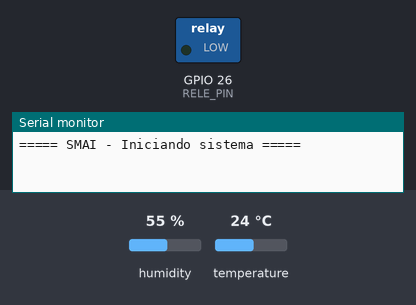
A sketch run on a simulated ESP32. Shown: switched loads named in the sketch (green lamp = pin HIGH), the last lines printed to the serial monitor. Inputs (shaded band) come from the test bench; at power-on: humidity 55 %, temperature 24 °C. WiFi joins after 1.5 s; servers stay silent unless stated. At 4.9 s the program puts the board to deep sleep or switches it off; the recording ends there.

Above: at 0.1 s.
At 2.1 s:
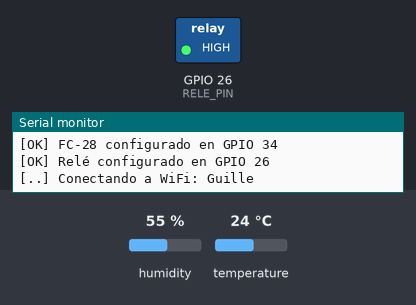
Timing chart, 0 to 3.6 s (numbered marks = the images above):
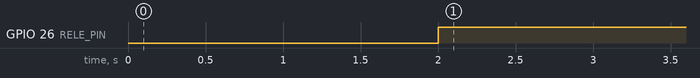

Measured:
- by itself, GPIO 26 (RELE_PIN): LOW → HIGH at 2.0 s

The sketch:

smai_esp32.ino
```cpp
#include <WiFi.h>
#include <FirebaseESP32.h>
#include <DHT.h>
#include <ArduinoJson.h>
#include <time.h>
#include <esp_sleep.h>

// -------------------------------------------------------
// CONFIGURACIÓN
// -------------------------------------------------------
#define WIFI_SSID              "Guille"
#define WIFI_PASSWORD          "12345678"

#define FIREBASE_WEB_API_KEY   "AIzaSyDygvyiBUM2Evi7YlUXZK9Gr7IziZ9tIG4"
#define FIREBASE_DATABASE_URL  "https://smai-8a03b-default-rtdb.firebaseio.com/"
#define FIREBASE_USER_EMAIL    "esp32@smai.local"
#define FIREBASE_USER_PASSWORD "123456"
// -------------------------------------------------------

// Pines
#define DHT_PIN         4
#define DHT_TYPE        DHT11
#define SOIL_PIN        34
#define RELE_PIN        26

#define RELE_ACTIVO_ALTO false
#define INTERVALO_MS    30000

FirebaseData firebaseData;
FirebaseConfig firebaseConfig;
FirebaseAuth firebaseAuth;
DHT dht(DHT_PIN, DHT_TYPE);

RTC_DATA_ATTR int contadorLecturas = 0;

void escribirRele(bool activo) {
  if (RELE_ACTIVO_ALTO) {
    digitalWrite(RELE_PIN, activo ? HIGH : LOW);
  } else {
    digitalWrite(RELE_PIN, activo ? LOW : HIGH);
  }
}

void dormirHastaProximoCiclo() {
  Serial.println("[SLEEP] Entrando en deep sleep por " + String(INTERVALO_MS / 1000) + " segundos");
  Serial.flush();

  esp_sleep_enable_timer_wakeup((uint64_t)INTERVALO_MS * 1000ULL);
  esp_deep_sleep_start();
}

void marcarRiegoActivo(int duracionMin) {
  Firebase.setBool(firebaseData, "/smai/riego_estado/activo", true);
  Firebase.setInt(firebaseData, "/smai/riego_estado/duracion_min", duracionMin);
  Firebase.setTimestamp(firebaseData, "/smai/riego_estado/inicio_ms");
}

void marcarRiegoInactivo() {
  Firebase.setBool(firebaseData, "/smai/riego_estado/activo", false);
  Firebase.setInt(firebaseData, "/smai/riego_estado/duracion_min", 0);
  Firebase.setInt(firebaseData, "/smai/riego_estado/inicio_ms", 0);
}

void aplicarRecomendacionRiego() {
  if (!Firebase.getJSON(firebaseData, "/smai/recomendacion")) {
    Serial.println("  [WARN] No se pudo leer /smai/recomendacion: " + firebaseData.errorReason());
    return;
  }

  FirebaseJson json = firebaseData.jsonObject();
  FirebaseJsonData regarData;
  FirebaseJsonData duracionData;

  bool regar = false;
  int duracionMin = 0;

  if (json.get(regarData, "regar")) {
    regar = regarData.boolValue;
  }

  if (json.get(duracionData, "duracion_min")) {
    duracionMin = duracionData.intValue;
  }

  if (regar && duracionMin > 0) {
    Serial.println("  [RIEGO] Activando relé en GPIO " + String(RELE_PIN) + " por " + String(duracionMin) + " minuto(s)");

    marcarRiegoActivo(duracionMin);

    escribirRele(true);
    delay((unsigned long)duracionMin * 60UL * 1000UL);
    escribirRele(false);

    marcarRiegoInactivo();

    Serial.println("  [RIEGO] Relé desactivado");
  } else {
    escribirRele(false);
    marcarRiegoInactivo();
    Serial.println("  [RIEGO] Sin riego recomendado");
  }
}

void setup() {
  Serial.begin(115200);
  Serial.println("\n===== SMAI - Iniciando sistema =====");

  pinMode(DHT_PIN, INPUT_PULLUP);

  dht.begin();
  delay(2000);
  Serial.println("[OK] DHT11 iniciado en GPIO " + String(DHT_PIN) + " (pull-up interno activo)");

  pinMode(SOIL_PIN, INPUT);
  Serial.println("[OK] FC-28 configurado en GPIO " + String(SOIL_PIN));

  pinMode(RELE_PIN, OUTPUT);
  escribirRele(false);
  Serial.println("[OK] Relé configurado en GPIO " + String(RELE_PIN));

  Serial.print("[..] Conectando a WiFi: " + String(WIFI_SSID));
  WiFi.begin(WIFI_SSID, WIFI_PASSWORD);

  int intentos = 0;
  while (WiFi.status() != WL_CONNECTED && intentos < 30) {
    delay(500);
    Serial.print(".");
    intentos++;
  }

  if (WiFi.status() == WL_CONNECTED) {
    Serial.println("\n[OK] WiFi conectado. IP: " + WiFi.localIP().toString());
  } else {
    Serial.println("\n[ERROR] No se pudo conectar al WiFi. Verifica credenciales.");
    dormirHastaProximoCiclo();
  }

  firebaseConfig.api_key = FIREBASE_WEB_API_KEY;
  firebaseConfig.database_url = FIREBASE_DATABASE_URL;

  firebaseAuth.user.email = FIREBASE_USER_EMAIL;
  firebaseAuth.user.password = FIREBASE_USER_PASSWORD;

  Firebase.begin(&firebaseConfig, &firebaseAuth);
  Firebase.reconnectWiFi(true);

  Serial.println("[OK] Firebase configurado correctamente");
  Serial.println("===== Sistema listo. Enviando datos cada 30 segundos =====\n");

  contadorLecturas++;

  float temperatura = dht.readTemperature();
  float humedadAire = dht.readHumidity();

  if (isnan(temperatura) || isnan(humedadAire)) {
    Serial.println("[ERROR] DHT11 no responde. Verifica el cableado.");
    dormirHastaProximoCiclo();
  }

  int valorRaw = analogRead(SOIL_PIN);
  int humedadSuelo = map(valorRaw, 4095, 0, 0, 100);
  humedadSuelo = constrain(humedadSuelo, 0, 100);

  Serial.println("--- Lectura #" + String(contadorLecturas) + " ---");
  Serial.println("  Temperatura:    " + String(temperatura, 1) + " °C");
  Serial.println("  Humedad aire:   " + String(humedadAire, 1) + " %");
  Serial.println("  Humedad suelo:  " + String(humedadSuelo) + " % (raw: " + String(valorRaw) + ")");

  String rutaBase = "/smai/lecturas/lectura_" + String(contadorLecturas);

  bool exito = true;
  exito &= Firebase.setFloat(firebaseData,  rutaBase + "/temperatura",    temperatura);
  exito &= Firebase.setFloat(firebaseData,  rutaBase + "/humedad_aire",   humedadAire);
  exito &= Firebase.setInt(firebaseData,    rutaBase + "/humedad_suelo",  humedadSuelo);
  exito &= Firebase.setInt(firebaseData,    rutaBase + "/suelo_raw",      valorRaw);
  exito &= Firebase.setInt(firebaseData,    rutaBase + "/num_lectura",    contadorLecturas);

  Firebase.setFloat(firebaseData, "/smai/ultima/temperatura",   temperatura);
  Firebase.setFloat(firebaseData, "/smai/ultima/humedad_aire",  humedadAire);
  Firebase.setInt(firebaseData,   "/smai/ultima/humedad_suelo", humedadSuelo);

  if (exito) {
    Serial.println("  [OK] Datos enviados a Firebase correctamente");
  } else {
    Serial.println("  [ERROR] Fallo al enviar: " + firebaseData.errorReason());
  }

  aplicarRecomendacionRiego();

  Serial.println();
  dormirHastaProximoCiclo();
}

void loop() {
  // Con deep sleep cada ciclo inicia de nuevo en setup().
}
```
